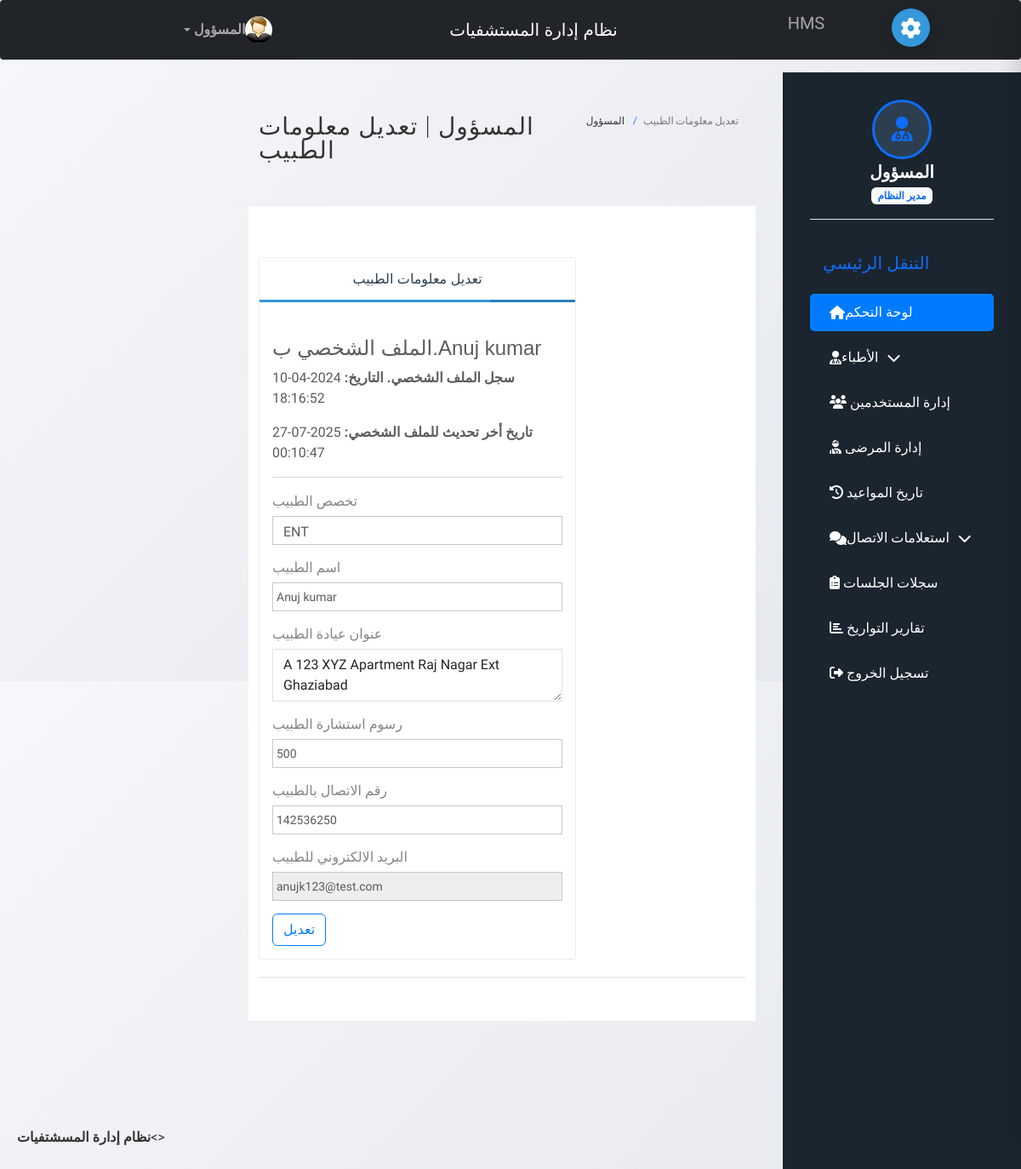
The page /hospital/hms/admin/edit-doctor.php?id=1 (signed in) on the database its author committed.
### tables this page shows
CREATE TABLE `doctors` (
  `id` int(11) NOT NULL,
  `specilization` varchar(255) DEFAULT NULL,
  `doctorName` varchar(255) DEFAULT NULL,
  `address` longtext DEFAULT NULL,
  `docFees` varchar(255) DEFAULT NULL,
  `contactno` bigint(11) DEFAULT NULL,
  `docEmail` varchar(255) DEFAULT NULL,
  `password` varchar(255) DEFAULT NULL,
  `creationDate` timestamp NULL DEFAULT current_timestamp(),
  `updationDate` timestamp NULL DEFAULT NULL ON UPDATE current_timestamp()
);

### hospital/hms/admin/edit-doctor.php (the view, shortened to what this page needs)
<?php
include('include/config.php');
if(strlen($_SESSION['id']==0)) {
 header('location:logout.php');
  } else{
$did=intval($_GET['id']);
?>
<!DOCTYPE html>
<html lang="en">
	<head>
		<link rel="stylesheet" href="vendor/bootstrap/css/bootstrap.min.css">
		<link rel="stylesheet" href="vendor/fontawesome/css/font-awesome.min.css">
		<link rel="stylesheet" href="vendor/themify-icons/themify-icons.min.css">
		<link href="vendor/animate.css/animate.min.css" rel="stylesheet" media="screen">
		<link href="vendor/perfect-scrollbar/perfect-scrollbar.min.css" rel="stylesheet" media="screen">
		<link href="vendor/switchery/switchery.min.css" rel="stylesheet" media="screen">
		<link href="vendor/bootstrap-touchspin/jquery.bootstrap-touchspin.min.css" rel="stylesheet" media="screen">
		<link href="vendor/select2/select2.min.css" rel="stylesheet" media="screen">
		<link href="vendor/bootstrap-datepicker/bootstrap-datepicker3.standalone.min.css" rel="stylesheet" media="screen">
		<link href="vendor/bootstrap-timepicker/bootstrap-timepicker.min.css" rel="stylesheet" media="screen">
		<link rel="stylesheet" href="assets/css/styles.css">
		<link rel="stylesheet" href="assets/css/plugins.css">
		<link rel="stylesheet" href="assets/css/themes/theme-1.css" id="skin_color" />
	</head>
	<body>
		<div id="app">
<?php include('include/sidebar.php');?>
			<div class="app-content">
						<?php include('include/header.php');?>
				<div class="main-content" >
					<div class="wrap-content container" id="container">
						<section id="page-title">
							<div class="row">
								<div class="col-sm-8">
									<h1 class="mainTitle">المسؤول | تعديل معلومات الطبيب</h1>
																	</div>
								<ol class="breadcrumb">
									<li>
										<span>المسؤول</span>
									</li>
									<li class="active">
										<span>تعديل معلومات الطبيب</span>
									</li>
								</ol>
							</div>
						</section>
						<div class="container-fluid container-fullw bg-white">
							<div class="row">
								<div class="col-md-12">
									<div class="row margin-top-30">
										<div class="col-lg-8 col-md-12">
											<div class="panel panel-white">
												<div class="panel-heading">
													<h5 class="panel-title">تعديل معلومات الطبيب</h5>
												</div>
												<div class="panel-body">
									<?php $sql=mysqli_query($con,"select * from doctors where id='$did'");
while($data=mysqli_fetch_array($sql))
{
?>
<h4>الملف الشخصي ب.<?php echo htmlentities($data['doctorName']);?></h4>
<p><b>سجل الملف الشخصي. التاريخ: </b><?php echo htmlentities($data['creationDate']);?></p>
<?php if($data['updationDate']){?>
<p><b>تاريخ أخر تحديث للملف الشخصي: </b><?php echo htmlentities($data['updationDate']);?></p>
<?php } ?>
<hr />
													<form role="form" name="adddoc" method="post" onSubmit="return valid();">
														<div class="form-group">
															<label for="DoctorSpecialization">
																تخصص الطبيب
															</label>
							<select name="Doctorspecialization" class="form-control" required="required">
					<option value="<?php echo htmlentities($data['specilization']);?>">
					<?php echo htmlentities($data['specilization']);?></option>
															</select>
														</div>
<div class="form-group">
															<label for="doctorname">
																 اسم الطبيب
															</label>
	<input type="text" name="docname" class="form-control" value="<?php echo htmlentities($data['doctorName']);?>" >
														</div>
<div class="form-group">
															<label for="address">
																 عنوان عيادة الطبيب
															</label>
					<textarea name="clinicaddress" class="form-control"><?php echo htmlentities($data['address']);?></textarea>
														</div>
<div class="form-group">
															<label for="fess">
																 رسوم استشارة الطبيب
															</label>
		<input type="text" name="docfees" class="form-control" required="required"  value="<?php echo htmlentities($data['docFees']);?>" >
														</div>
<div class="form-group">
									<label for="fess">
																 رقم الاتصال بالطبيب
															</label>
					<input type="text" name="doccontact" class="form-control" required="required"  value="<?php echo htmlentities($data['contactno']);?>">
														</div>
<div class="form-group">
									<label for="fess">
																 البريد الالكتروني للطبيب
															</label>
					<input type="email" name="docemail" class="form-control"  readonly="readonly"  value="<?php echo htmlentities($data['docEmail']);?>">
														</div>
														<?php } ?>
														<button type="submit" name="submit" class="btn btn-o btn-primary">
															تعديل
														</button>
													</form>
												</div>
											</div>
										</div>
											</div>
										</div>
									<div class="col-lg-12 col-md-12">
											<div class="panel panel-white">
											</div>
										</div>
									</div>
								</div>
							</div>
						</div>
					</div>
				</div>
	<?php include('include/footer.php');?>
	<?php include('include/setting.php');?>
	</body>
</html>
<?php } ?>

### hospital/hms/admin/assets/css/themes/theme-1.css (style rules this page uses)
body { background: #FAFAFA; }

### hospital/hms/admin/include/sidebar.php (style rules this page uses)
body { font-family: 'Tajawal', sans-serif; background: linear-gradient(135deg,#f5f7fa,#e4edf9); min-height: 100vh; padding-top: 65px; }
.main-content { padding-right: 280px; }

### hospital/hms/admin/include/setting.php (style rules this page uses)
:root { --primary-color: #3498db; --sidebar-color: #2980b9; }
:root.theme-1 { --primary-color: #3498db; --sidebar-color: #2980b9; }
* { margin: 0; padding: 0; box-sizing: border-box; }
body { font-family: 'Tajawal', sans-serif; background: linear-gradient(135deg, #f5f7fa 0%, #e4e7eb 100%); min-height: 100vh; padding: 20px; color: #333; }
.panel-heading { font-weight: 700; font-size: 1.6rem; margin-bottom: 25px; padding-bottom: 15px; text-align: center; border-bottom: 3px solid var(--primary-color); color: #2c3e50; position: relative; }
.panel-heading::after { content: ""; position: absolute; bottom: -3px; right: 0; width: 100px; height: 3px; background: var(--sidebar-color); border-radius: 3px; }

### rows shown on the page
doctors: doctorName "Anuj kumar", creationDate "2024-04-10 18:16:52", updationDate "2025-07-27 00:10:47", Doctorspecialization "ENT", docname "Anuj kumar", clinicaddress "A 123 XYZ Apartment Raj Nagar Ext Ghaziabad", docfees "500", doccontact "142536250", docemail "anujk123@test.com"
